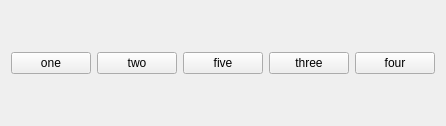
<?xml version="1.0" encoding="UTF-8"?>
<ui version="4.0">
 <class>Widget</class>
 <widget class="QWidget" name="Widget">
  <property name="geometry">
   <rect>
    <x>0</x>
    <y>0</y>
    <width>419</width>
    <height>126</height>
   </rect>
  </property>
  <property name="windowTitle">
   <string>Widget</string>
  </property>
  <layout class="QVBoxLayout" name="verticalLayout">
   <item>
    <layout class="QHBoxLayout" name="horizontalLayout">
     <item>
      <widget class="QPushButton" name="oneButton">
       <property name="text">
        <string>one</string>
       </property>
      </widget>
     </item>
     <item>
      <widget class="QPushButton" name="twoButton">
       <property name="text">
        <string>two</string>
       </property>
      </widget>
     </item>
     <item>
      <widget class="QPushButton" name="fiveButton">
       <property name="text">
        <string>five</string>
       </property>
      </widget>
     </item>
     <item>
      <widget class="QPushButton" name="threeButton">
       <property name="text">
        <string>three</string>
       </property>
      </widget>
     </item>
     <item>
      <widget class="QPushButton" name="fourButton">
       <property name="text">
        <string>four</string>
       </property>
      </widget>
     </item>
    </layout>
   </item>
  </layout>
 </widget>
 <resources/>
 <connections/>
</ui>
